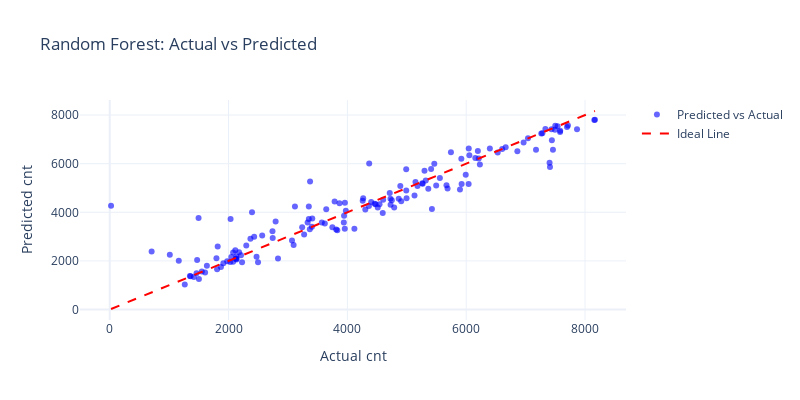

Notebook code for this chart:
### Markdown cell above
To evaluate the effectiveness of the Neural Network model, we visualize its predictions against the actual target values from the test set. Each point on the scatter plot represents a prediction, with its position relative to the red dashed diagonal indicating the accuracy.

### Code cell
# Create the scatter plot for actual vs predicted values
fig = go.Figure()

fig.add_trace(go.Scatter(
	x=y_test,
	y=y_pred_forest,
	mode='markers',
	marker=dict(color='blue', opacity=0.6),
	name='Predicted vs Actual'
))

# Add the reference line 
fig.add_trace(go.Scatter(
	x=[y_test.min(), y_test.max()],
	y=[y_test.min(), y_test.max()],
	mode='lines',
	line=dict(color='red', dash='dash'),
	name='Ideal Line'
))

# Update layout
fig.update_layout(
	title="Random Forest: Actual vs Predicted",
	xaxis_title="Actual cnt",
	yaxis_title="Predicted cnt",
	template="plotly_white",
	width=800,
	height=400
)

fig.show()

### Figure 1 — Plotly figure (JSON) as saved in the notebook; plotly's stock layout.template omitted (floating-point values rounded to 4 significant figures; data arrays with more than 128 entries replaced by an {"elided": "..."} marker saying what was removed)
{"data": [{"marker": {"color": "blue", "opacity": 0.6}, "mode": "markers", "name": "Predicted vs Actual", "type": "scatter", "x": {"elided": "147 int values"}, "y": {"elided": "147 float values"}}, {"line": {"color": "red", "dash": "dash"}, "mode": "lines", "name": "Ideal Line", "type": "scatter", "x": [22, 8167], "y": [22, 8167]}], "layout": {"height": 400, "title": {"text": "Random Forest: Actual vs Predicted"}, "width": 800, "xaxis": {"title": {"text": "Actual cnt"}}, "yaxis": {"title": {"text": "Predicted cnt"}}}}
